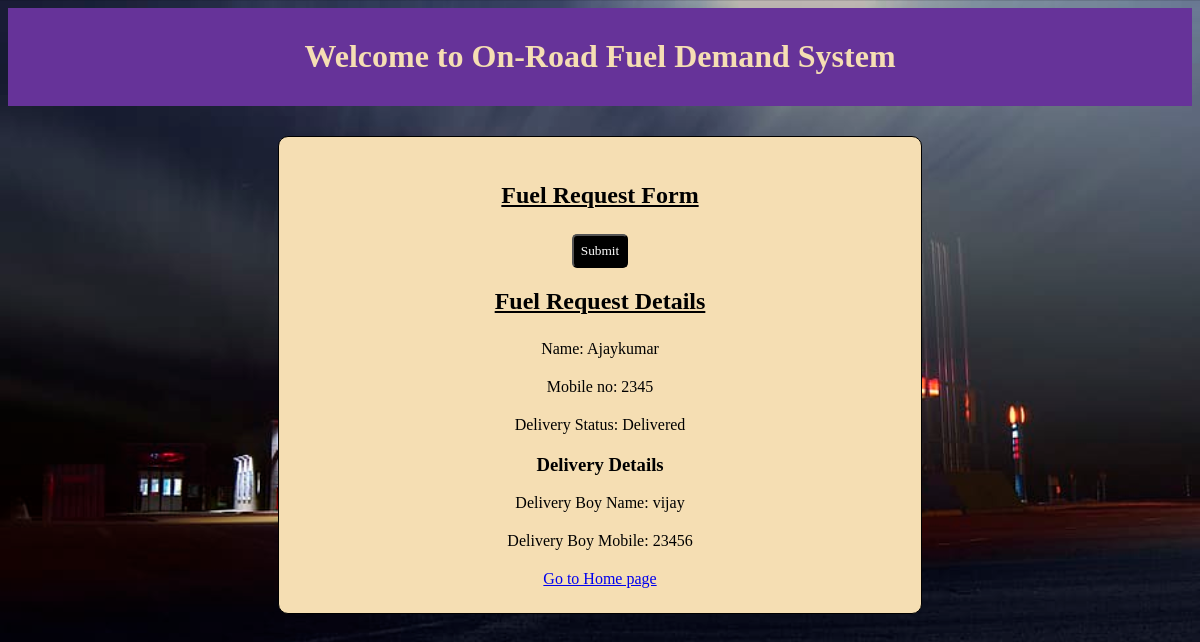
/mark_delivery/21/, run on the app's committed database.
### fuel/models.py (models this page shows)
class FuelRequest(models.Model):
    name = models.CharField(max_length=100)
    mobile_no = models.CharField(max_length=15)
    location = models.CharField(max_length=200)
    liters = models.FloatField()
    fuel_type = models.CharField(max_length=10, choices=[('petrol', 'Petrol'), ('diesel', 'Diesel')])
    fuel_station = models.CharField(max_length=10, choices=[('hp', 'indian'), ('indian', 'hp')])
    delivery_status = models.CharField(max_length=20, default='Pending')

class Delivery(models.Model):
    fuel_request = models.OneToOneField(FuelRequest, on_delete=models.CASCADE)
    delivery_boy_name = models.CharField(max_length=100)
    delivery_boy_mobile = models.CharField(max_length=15)

### fuel/views.py (the view)
# urls.py: path('mark_delivery/<int:fuel_request_id>/', mark_delivery, name='mark_delivery'),
def mark_delivery(request, fuel_request_id):
    fuel_request = FuelRequest.objects.get(pk=fuel_request_id)
    fuel_request.delivery_status = 'Delivered'
    if request.method == 'POST':
        form = DeliveryForm(request.POST)
        if form.is_valid():
            delivery = form.save(commit=False)
            delivery.fuel_request = fuel_request
            delivery.save()
    return render(request, 'fuel_request.html', {'fuel_request': fuel_request})

### fuel/templates/fuel_request.html (shortened to what this page needs)
<!DOCTYPE html>
<html lang="en">
<head>
</head>
<body>
<center>
    <header>
    <h1>Welcome to On-Road Fuel Demand System</h1>
</header>
<div class="fuel">
<h2>Fuel Request Form</h2>
<form method="post" action="{% url 'fuel_request' %}">
  <button type="submit">Submit</button>
    <h2>Fuel Request Details</h2>
<p>Name: {{ fuel_request.name }}</p>
<p>Mobile no: {{ fuel_request.mobile_no }}</p>
<p>Delivery Status: {{ fuel_request.delivery_status }}</p>
    {% if fuel_request.delivery %}
  <h3>Delivery Details</h3>
  <p>Delivery Boy Name: {{ fuel_request.delivery.delivery_boy_name }}</p>
  <p>Delivery Boy Mobile: {{ fuel_request.delivery.delivery_boy_mobile }}</p>
{% endif %}
</form>
    <a href="{% url 'home' %}">Go to Home page</a>
        </div>
</center>
</body>
</html>

### fuel/templates/fuel_request.html (style rules this page uses)
body { background-image: url('/static/fuel/images/blur-evening-gas-station-highway.jpg'); background-size: cover; }
header { background-color: rebeccapurple; color: wheat; padding: 9px; margin-bottom: 30px; }
h2 { font-size: 24px; font-family: cursive; text-decoration: underline; margin-bottom: 25px; }
p { margin-bottom: 20px; align-items: flex-end; }
.fuel { border: 1px solid black; width: 50%; padding: 25px; background-color: wheat; border-radius: 10px; }
button { background: black; color: white; padding: 7px; border-radius: 5px; text-decoration: blink; font-family: cursive; }

### data on the page
FuelRequest: name "Ajaykumar", mobile_no "2345", delivery_status "Delivered", delivery.delivery_boy_name "vijay", delivery.delivery_boy_mobile "23456"
